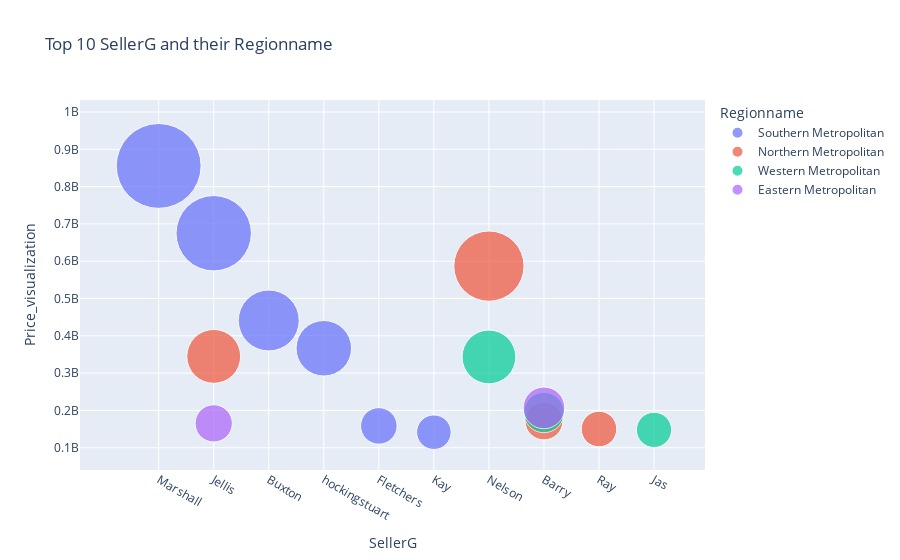

The notebook cell this image was saved under:
### Markdown cell above
Exploratory Data Analysis (EDA)

### Code cell
# consider that for all time period
import plotly.express as px
data_fig = total_sales_sellerG_regionname.sort_values(by = "Price_visualization", ascending = False).head(15)

fig = px.scatter(data_fig, x="SellerG", y="Price_visualization",
        size="Price_visualization", color="Regionname",
        hover_name="Regionname", log_x=False, size_max=60, title="Top 10 SellerG and their Regionname")
fig.show()

### Figure 1 — Plotly figure (JSON) as saved in the notebook; plotly's stock layout.template omitted (floating-point values rounded to 4 significant figures)
{"data": [{"hovertemplate": "<b>%{hovertext}</b><br><br>Regionname=Southern Metropolitan<br>SellerG=%{x}<br>Price_visualization=%{marker.size}<extra></extra>", "hovertext": ["Southern Metropolitan", "Southern Metropolitan", "Southern Metropolitan", "Southern Metropolitan", "Southern Metropolitan", "Southern Metropolitan"], "legendgroup": "Southern Metropolitan", "marker": {"color": "#636efa", "size": [855409638, 674933457, 441067750, 366536698, 158408500, 141522000], "sizemode": "area", "sizeref": 237600.0, "symbol": "circle"}, "mode": "markers", "name": "Southern Metropolitan", "orientation": "v", "showlegend": true, "type": "scatter", "x": ["Marshall", "Jellis", "Buxton", "hockingstuart", "Fletchers", "Kay"], "xaxis": "x", "y": [855409638, 674933457, 441067750, 366536698, 158408500, 141522000], "yaxis": "y"}, {"hovertemplate": "<b>%{hovertext}</b><br><br>Regionname=Northern Metropolitan<br>SellerG=%{x}<br>Price_visualization=%{marker.size}<extra></extra>", "hovertext": ["Northern Metropolitan", "Northern Metropolitan", "Northern Metropolitan", "Northern Metropolitan"], "legendgroup": "Northern Metropolitan", "marker": {"color": "#EF553B", "size": [586830250, 344794341, 172005776, 150069250], "sizemode": "area", "sizeref": 237600.0, "symbol": "circle"}, "mode": "markers", "name": "Northern Metropolitan", "orientation": "v", "showlegend": true, "type": "scatter", "x": ["Nelson", "Jellis", "Barry", "Ray"], "xaxis": "x", "y": [586830250, 344794341, 172005776, 150069250], "yaxis": "y"}, {"hovertemplate": "<b>%{hovertext}</b><br><br>Regionname=Western Metropolitan<br>SellerG=%{x}<br>Price_visualization=%{marker.size}<extra></extra>", "hovertext": ["Western Metropolitan", "Western Metropolitan", "Western Metropolitan"], "legendgroup": "Western Metropolitan", "marker": {"color": "#00cc96", "size": [343348200, 194372200, 147775600], "sizemode": "area", "sizeref": 237600.0, "symbol": "circle"}, "mode": "markers", "name": "Western Metropolitan", "orientation": "v", "showlegend": true, "type": "scatter", "x": ["Nelson", "Barry", "Jas"], "xaxis": "x", "y": [343348200, 194372200, 147775600], "yaxis": "y"}, {"hovertemplate": "<b>%{hovertext}</b><br><br>Regionname=Eastern Metropolitan<br>SellerG=%{x}<br>Price_visualization=%{marker.size}<extra></extra>", "hovertext": ["Eastern Metropolitan", "Eastern Metropolitan"], "legendgroup": "Eastern Metropolitan", "marker": {"color": "#ab63fa", "size": [206758089, 165196266], "sizemode": "area", "sizeref": 237600.0, "symbol": "circle"}, "mode": "markers", "name": "Eastern Metropolitan", "orientation": "v", "showlegend": true, "type": "scatter", "x": ["Barry", "Jellis"], "xaxis": "x", "y": [206758089, 165196266], "yaxis": "y"}], "layout": {"legend": {"itemsizing": "constant", "title": {"text": "Regionname"}, "tracegroupgap": 0}, "title": {"text": "Top 10 SellerG and their Regionname"}, "xaxis": {"anchor": "y", "domain": [0, 1], "title": {"text": "SellerG"}}, "yaxis": {"anchor": "x", "domain": [0, 1], "title": {"text": "Price_visualization"}}}}
